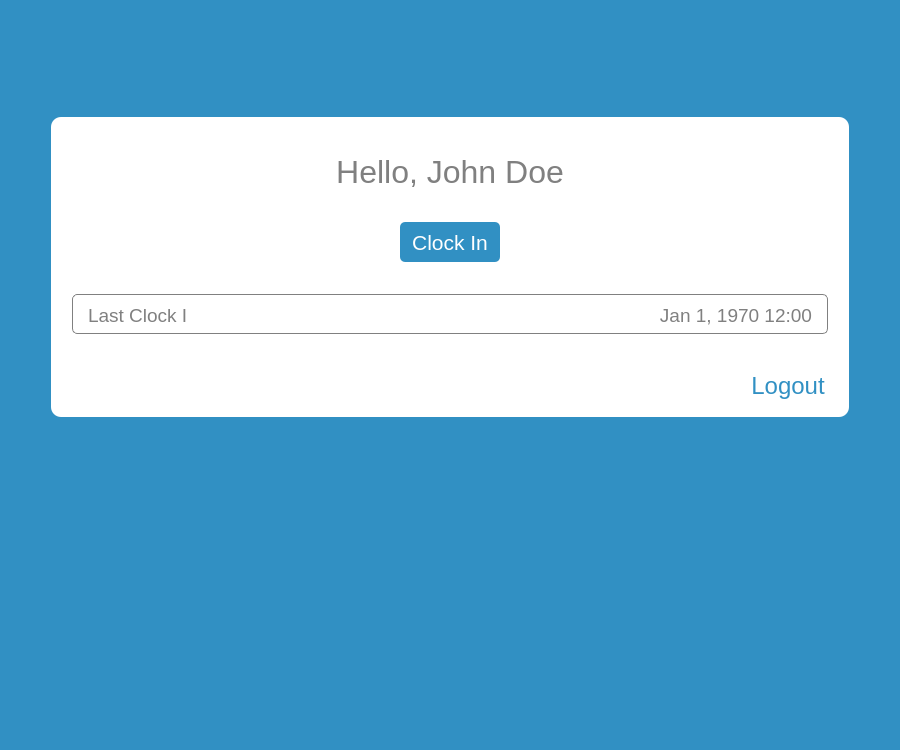
<?xml version="1.0" encoding="UTF-8"?>
<ui version="4.0">
 <class>centralWidget</class>
 <widget class="QWidget" name="centralWidget">
  <property name="geometry">
   <rect>
    <x>0</x>
    <y>0</y>
    <width>900</width>
    <height>750</height>
   </rect>
  </property>
  <property name="minimumSize">
   <size>
    <width>900</width>
    <height>750</height>
   </size>
  </property>
  <property name="windowTitle">
   <string>Time Clock Login</string>
  </property>
  <property name="autoFillBackground">
   <bool>false</bool>
  </property>
  <property name="styleSheet">
   <string notr="true">background-color: #3190C3;</string>
  </property>
  <layout class="QVBoxLayout" name="verticalLayout_2">
   <item>
    <widget class="QLabel" name="label">
     <property name="minimumSize">
      <size>
       <width>0</width>
       <height>100</height>
      </size>
     </property>
     <property name="maximumSize">
      <size>
       <width>16777215</width>
       <height>100</height>
      </size>
     </property>
     <property name="font">
      <font>
       <family>Helvetica</family>
       <pointsize>48</pointsize>
      </font>
     </property>
     <property name="styleSheet">
      <string notr="true">color: white;</string>
     </property>
     <property name="text">
      <string/>
     </property>
     <property name="pixmap">
      <pixmap>resources/humanity_logo.svg</pixmap>
     </property>
     <property name="alignment">
      <set>Qt::AlignCenter</set>
     </property>
    </widget>
   </item>
   <item>
    <layout class="QHBoxLayout" name="horizontalLayout_2">
     <item>
      <spacer name="horizontalSpacer_3">
       <property name="orientation">
        <enum>Qt::Horizontal</enum>
       </property>
       <property name="sizeType">
        <enum>QSizePolicy::Fixed</enum>
       </property>
       <property name="sizeHint" stdset="0">
        <size>
         <width>40</width>
         <height>20</height>
        </size>
       </property>
      </spacer>
     </item>
     <item>
      <widget class="QWidget" name="widget" native="true">
       <property name="minimumSize">
        <size>
         <width>700</width>
         <height>300</height>
        </size>
       </property>
       <property name="maximumSize">
        <size>
         <width>16777215</width>
         <height>300</height>
        </size>
       </property>
       <property name="styleSheet">
        <string notr="true">background-color: white;
 border-radius: 10px;</string>
       </property>
       <layout class="QVBoxLayout" name="verticalLayout_3">
        <item>
         <spacer name="verticalSpacer_2">
          <property name="orientation">
           <enum>Qt::Vertical</enum>
          </property>
          <property name="sizeHint" stdset="0">
           <size>
            <width>20</width>
            <height>40</height>
           </size>
          </property>
         </spacer>
        </item>
        <item>
         <widget class="QLabel" name="name_label">
          <property name="font">
           <font>
            <family>Helvetica</family>
            <pointsize>24</pointsize>
           </font>
          </property>
          <property name="styleSheet">
           <string notr="true">color: grey;</string>
          </property>
          <property name="text">
           <string>Hello, John Doe</string>
          </property>
          <property name="alignment">
           <set>Qt::AlignCenter</set>
          </property>
         </widget>
        </item>
        <item>
         <spacer name="verticalSpacer_7">
          <property name="orientation">
           <enum>Qt::Vertical</enum>
          </property>
          <property name="sizeHint" stdset="0">
           <size>
            <width>20</width>
            <height>40</height>
           </size>
          </property>
         </spacer>
        </item>
        <item>
         <layout class="QHBoxLayout" name="horizontalLayout">
          <property name="spacing">
           <number>10</number>
          </property>
          <item>
           <spacer name="horizontalSpacer">
            <property name="orientation">
             <enum>Qt::Horizontal</enum>
            </property>
            <property name="sizeHint" stdset="0">
             <size>
              <width>40</width>
              <height>20</height>
             </size>
            </property>
           </spacer>
          </item>
          <item>
           <widget class="QPushButton" name="clock_button">
            <property name="minimumSize">
             <size>
              <width>100</width>
              <height>40</height>
             </size>
            </property>
            <property name="maximumSize">
             <size>
              <width>100</width>
              <height>40</height>
             </size>
            </property>
            <property name="font">
             <font>
              <family>Helvetica</family>
              <pointsize>16</pointsize>
             </font>
            </property>
            <property name="styleSheet">
             <string notr="true">color: white;
 background-color: #3190C3;
 border-radius: 5px;</string>
            </property>
            <property name="text">
             <string>Clock In</string>
            </property>
           </widget>
          </item>
          <item>
           <spacer name="horizontalSpacer_2">
            <property name="orientation">
             <enum>Qt::Horizontal</enum>
            </property>
            <property name="sizeHint" stdset="0">
             <size>
              <width>40</width>
              <height>20</height>
             </size>
            </property>
           </spacer>
          </item>
         </layout>
        </item>
        <item>
         <spacer name="verticalSpacer_4">
          <property name="orientation">
           <enum>Qt::Vertical</enum>
          </property>
          <property name="sizeHint" stdset="0">
           <size>
            <width>20</width>
            <height>40</height>
           </size>
          </property>
         </spacer>
        </item>
        <item>
         <layout class="QHBoxLayout" name="horizontalLayout">
          <property name="spacing">
           <number>10</number>
          </property>
          <item>
           <spacer name="horizontalSpacer">
            <property name="orientation">
             <enum>Qt::Horizontal</enum>
            </property>
            <property name="sizeType">
             <enum>QSizePolicy::Fixed</enum>
            </property>
            <property name="sizeHint" stdset="0">
             <size>
              <width>10</width>
              <height>20</height>
             </size>
            </property>
           </spacer>
          </item>
          <item>
           <widget class="QWidget" name="widget_2" native="true">
            <property name="minimumSize">
             <size>
              <width>500</width>
              <height>40</height>
             </size>
            </property>
            <property name="maximumSize">
             <size>
              <width>16777215</width>
              <height>40</height>
             </size>
            </property>
            <property name="styleSheet">
             <string notr="true">background-color: transparent;
border: 1px solid grey;
border-radius: 5px;</string>
            </property>
            <layout class="QHBoxLayout" name="horizontalLayout_3">
             <item>
              <spacer name="horizontalSpacer_9">
               <property name="orientation">
                <enum>Qt::Horizontal</enum>
               </property>
               <property name="sizeType">
                <enum>QSizePolicy::Fixed</enum>
               </property>
               <property name="sizeHint" stdset="0">
                <size>
                 <width>5</width>
                 <height>20</height>
                </size>
               </property>
              </spacer>
             </item>
             <item>
              <widget class="QLabel" name="label_5">
               <property name="minimumSize">
                <size>
                 <width>100</width>
                 <height>20</height>
                </size>
               </property>
               <property name="maximumSize">
                <size>
                 <width>100</width>
                 <height>20</height>
                </size>
               </property>
               <property name="font">
                <font>
                 <pointsize>14</pointsize>
                </font>
               </property>
               <property name="styleSheet">
                <string notr="true">color: grey; border: none; background-color: transparent;</string>
               </property>
               <property name="text">
                <string>Last Clock In:</string>
               </property>
              </widget>
             </item>
             <item>
              <spacer name="horizontalSpacer_8">
               <property name="orientation">
                <enum>Qt::Horizontal</enum>
               </property>
               <property name="sizeHint" stdset="0">
                <size>
                 <width>40</width>
                 <height>20</height>
                </size>
               </property>
              </spacer>
             </item>
             <item>
              <widget class="QLabel" name="last_clock_in_label">
               <property name="minimumSize">
                <size>
                 <width>0</width>
                 <height>20</height>
                </size>
               </property>
               <property name="maximumSize">
                <size>
                 <width>16777215</width>
                 <height>20</height>
                </size>
               </property>
               <property name="font">
                <font>
                 <pointsize>14</pointsize>
                </font>
               </property>
               <property name="styleSheet">
                <string notr="true">color: grey; border: none; background-color: transparent;</string>
               </property>
               <property name="text">
                <string>Jan 1, 1970 12:00</string>
               </property>
               <property name="alignment">
                <set>Qt::AlignRight|Qt::AlignTrailing|Qt::AlignVCenter</set>
               </property>
              </widget>
             </item>
             <item>
              <spacer name="horizontalSpacer_10">
               <property name="orientation">
                <enum>Qt::Horizontal</enum>
               </property>
               <property name="sizeType">
                <enum>QSizePolicy::Fixed</enum>
               </property>
               <property name="sizeHint" stdset="0">
                <size>
                 <width>5</width>
                 <height>20</height>
                </size>
               </property>
              </spacer>
             </item>
            </layout>
           </widget>
          </item>
          <item>
           <spacer name="horizontalSpacer_2">
            <property name="orientation">
             <enum>Qt::Horizontal</enum>
            </property>
            <property name="sizeType">
             <enum>QSizePolicy::Fixed</enum>
            </property>
            <property name="sizeHint" stdset="0">
             <size>
              <width>10</width>
              <height>20</height>
             </size>
            </property>
           </spacer>
          </item>
         </layout>
        </item>
        <item>
         <spacer name="verticalSpacer_3">
          <property name="orientation">
           <enum>Qt::Vertical</enum>
          </property>
          <property name="sizeHint" stdset="0">
           <size>
            <width>20</width>
            <height>40</height>
           </size>
          </property>
         </spacer>
        </item>
        <item>
         <layout class="QHBoxLayout" name="horizontalLayout">
          <property name="spacing">
           <number>10</number>
          </property>
          <item>
           <spacer name="horizontalSpacer">
            <property name="orientation">
             <enum>Qt::Horizontal</enum>
            </property>
            <property name="sizeHint" stdset="0">
             <size>
              <width>40</width>
              <height>20</height>
             </size>
            </property>
           </spacer>
          </item>
          <item>
           <widget class="QPushButton" name="logout_button">
            <property name="minimumSize">
             <size>
              <width>100</width>
              <height>40</height>
             </size>
            </property>
            <property name="maximumSize">
             <size>
              <width>100</width>
              <height>40</height>
             </size>
            </property>
            <property name="font">
             <font>
              <family>Helvetica</family>
              <pointsize>18</pointsize>
             </font>
            </property>
            <property name="styleSheet">
             <string notr="true">color: #3190C3;
background-color: transparent;</string>
            </property>
            <property name="text">
             <string>Logout</string>
            </property>
           </widget>
          </item>
         </layout>
        </item>
       </layout>
      </widget>
     </item>
     <item>
      <spacer name="horizontalSpacer_4">
       <property name="orientation">
        <enum>Qt::Horizontal</enum>
       </property>
       <property name="sizeType">
        <enum>QSizePolicy::Fixed</enum>
       </property>
       <property name="sizeHint" stdset="0">
        <size>
         <width>40</width>
         <height>20</height>
        </size>
       </property>
      </spacer>
     </item>
    </layout>
   </item>
   <item>
    <spacer name="verticalSpacer">
     <property name="orientation">
      <enum>Qt::Vertical</enum>
     </property>
     <property name="sizeHint" stdset="0">
      <size>
       <width>20</width>
       <height>40</height>
      </size>
     </property>
    </spacer>
   </item>
  </layout>
 </widget>
 <layoutdefault spacing="6" margin="11"/>
 <resources/>
 <connections/>
</ui>
